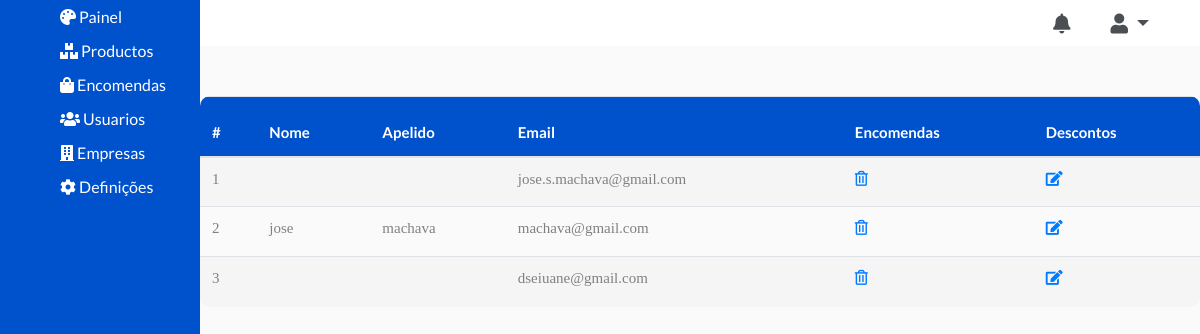
Before: /dashboard/user/ with the older database file.
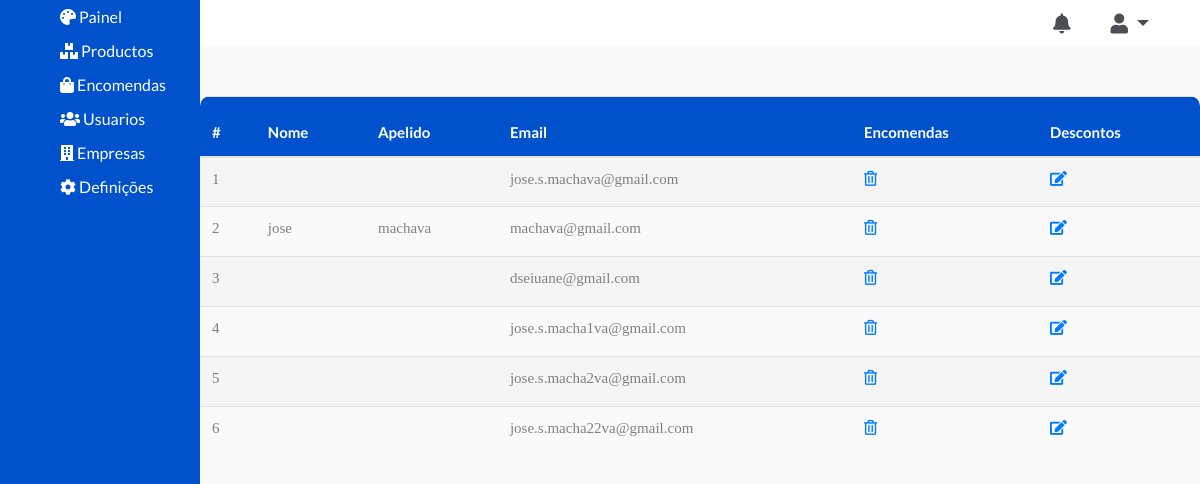
After: the same page with the newer database file.
### account/models.py (models this page shows)
class User(AbstractUser):
    username = None
    email = models.EmailField(_('email address'), unique=True)
    phone_regex = RegexValidator(regex=r'^\+?258?\d{9,13}$',
                                 message="O número de telefone deve ser digitado no formato: '+258849293949'. São permitidos até 13 dígitos.")
    phone_number = models.CharField(validators=[phone_regex], max_length=13, blank=True)  # validators should be a list
    USERNAME_FIELD = 'email'
    REQUIRED_FIELDS = []
    objects = UserManager()

### dashboard/views.py (the view)
# urls.py: path("user/", views.UserListView.as_view(), name="user-list"),
class UserListView(ListView):
    model = User
    template_name = 'dashboard/user/list.html'
    context_object_name = 'users'
    paginate_by = 20
    def get_context_data(self, **kwargs):
        context = super(UserListView, self).get_context_data(**kwargs)
        users = self.get_queryset()
        page = self.request.GET.get('page')
        paginator = Paginator(users, self.paginate_by)
        try:
            users = paginator.page(page)
        except PageNotAnInteger:
            users = paginator.page(1)
        except EmptyPage:
            products = paginator.page(paginator.num_pages)
        context['users'] = users
        return context

### price/templates/dashboard/user/list.html (shortened to what this page needs)
{% extends "price/layout/base.html" %}
{% load staticfiles %}
{% load staticfiles %}
{% block styles %}
<link rel="stylesheet" href="{% static 'stylesheet/main.css' %}">
<link rel="stylesheet" href="https://use.fontawesome.com/releases/v5.7.2/css/all.css">
<link rel="stylesheet" href="{% static 'stylesheet/dashboard.css' %}">
{% endblock %}
{% block content %}
<main>
    <div class="container-fluid">
        <div class="row">
            <div class="col-md-2 aside">
                {% include "dashboard/aside.html" %}
            </div>
            <div class="col-md-10">
                {% include "dashboard/menu.html" %}
                <div class="row">
                    <table class="table table-borderless">
                        <thead>
                        <tr>
                            <th scope="col">#</th>
                            <th scope="col">Nome</th>
                            <th scope="col">Apelido</th>
                            <th scope="col">Email</th>
                            <th scope="col">Encomendas</th>
                            <th scope="col">Descontos</th>
                        </tr>
                        </thead>
                        <tbody>
                        {% for user in users %}
                        <tr>
                            <td colspan="1">{{ user.id }}</td>
                            <td>{{ user.first_name }}</td>
                            <td>{{ user.last_name }}</td>
                            <td>{{ user.email }}</td>
                            <td><a href="{% url 'user-delete' user.id   %}"><i class="far fa-trash-alt"></i></a></td>
                            <td><a href="{% url 'user-update' user.id   %}"> <i class="fas fa-edit"></i></i></a></td>
                        </tr>
                        {% endfor %}
                        </tbody>
                    </table>
                </div>
            </div>
        </div>
    </div>
</main>
{% endblock %}

Changed rows visible on the page:
added User: id "4", email "jose.s.macha1va@gmail.com"
added User: id "5", email "jose.s.macha2va@gmail.com"
added User: id "6", email "jose.s.macha22va@gmail.com"
